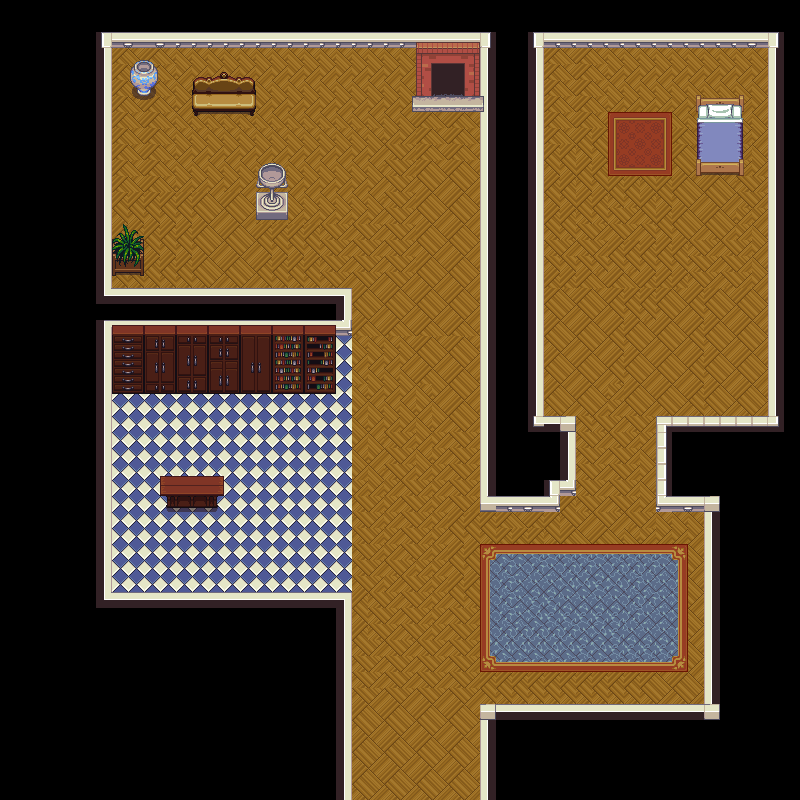

The image is a tile-based game level rendered from a .tmx file. Its description and source (layers, tilesets, objects; grid data summarised) follow:
An orthogonal 50x50 tile map with 16x16 px tiles, 2 tile layers (Background, furniture), 3 tilesets and 35 objects.

<map version="1.0" orientation="orthogonal" renderorder="right-down" width="50" height="50" tilewidth="16" tileheight="16" nextobjectid="54">
 <tileset firstgid="1" name="tilset1" tilewidth="16" tileheight="16">
  <image source="Inside_A2.png" width="512" height="384" />
 </tileset>
 <tileset firstgid="769" name="tilset2" tilewidth="16" tileheight="16">
  <image source="Inside_A4.png" width="512" height="480" />
 </tileset>
 <tileset firstgid="1729" name="tileset3" tilewidth="16" tileheight="16">
  <image source="Inside_B.png" width="512" height="512" />
 </tileset>
 <layer name="Background" width="50" height="50">
  <data>[2500 cells, 1630 non-empty, 71 distinct tile ids]</data>
 </layer>
 <layer name="furniture" width="50" height="50">
  <data>[2500 cells, 296 non-empty, 207 distinct tile ids]</data>
 </layer>
 <objectgroup name="Walls">
  <object id="1" x="96" y="32" width="16" height="272" />
  <object id="3" x="96" y="288" width="256" height="16" />
  <object id="4" x="336" y="288" width="16" height="48" />
  <object id="5" x="352" y="320" height="16" />
  <object id="7" x="96" y="320" width="256" height="16" />
  <object id="9" x="96" y="320" width="16" height="288" />
  <object id="10" x="96" y="592" width="256" height="16" />
  <object id="11" x="336" y="592" width="16" height="208" />
  <object id="13" x="480" y="704" width="16" height="96" />
  <object id="14" x="480" y="704" width="240" height="16" />
  <object id="15" x="720" y="496" height="208" />
  <object id="17" x="656" y="496" width="64" />
  <object id="18" x="656" y="416" width="16" height="96" />
  <object id="19" x="656" y="416" width="128" />
  <object id="20" x="768" y="32" width="16" height="400" />
  <object id="21" x="528" y="32" width="256" />
  <object id="23" x="528" y="32" height="400" />
  <object id="24" x="528" y="416" width="48" height="16" />
  <object id="25" x="560" y="416" width="16" height="80" />
  <object id="26" x="544" y="496" width="32" />
  <object id="28" x="480" y="496" width="64" />
  <object id="29" x="544" y="496" width="8" height="1.33333" />
  <object id="30" x="560" y="480" height="32" />
  <object id="32" x="544" y="480" width="16" height="16" />
  <object id="34" x="480" y="32" width="16" height="480" />
  <object id="35" x="96" y="32" width="400" />
 </objectgroup>
 <objectgroup name="Furniture">
  <object id="36" x="112" y="336" width="224" height="64" />
  <object id="38" x="160" y="464" width="64" height="48" />
  <object id="39" x="688" y="96" width="64" height="80" />
  <object id="44" x="112" y="48" width="48" height="48" />
  <object id="47" x="192" y="64" width="64" height="48" />
 </objectgroup>
 <objectgroup name="Plants">
  <object id="48" x="112" y="224" width="32" height="48" />
 </objectgroup>
 <objectgroup name="Graal">
  <object id="49" x="256" y="160" width="32" height="64" />
 </objectgroup>
 <objectgroup name="Escape">
  <object id="50" x="416" y="48" width="64" height="64" />
 </objectgroup>
 <objectgroup name="Exit">
  <object id="51" x="352" y="784" width="128" height="16" />
 </objectgroup>
</map>
